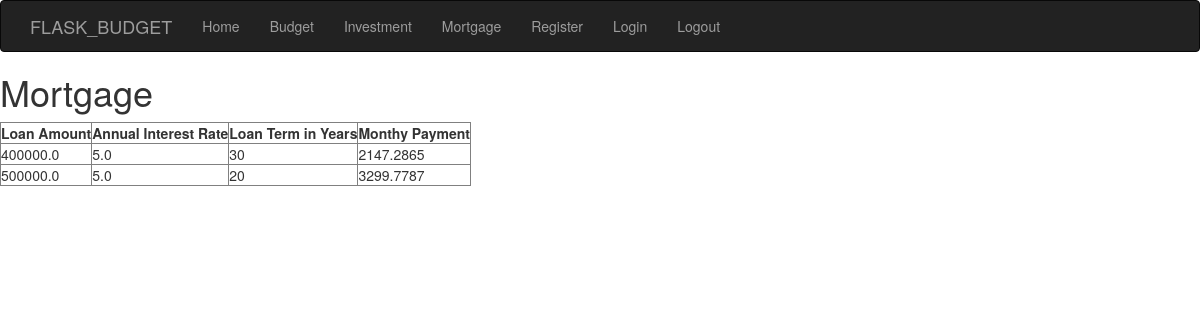
The page /mortgage on the database its author committed.
### budget.py (models this page shows)
class MortgageCalculations(db.Model):
    __tablename__ = 'mortgage'
    id = db.Column(db.Integer, primary_key=True)
    loan_amount = db.Column(db.Float, nullable=False)
    annual_interest_rate = db.Column(db.Float, default=0)
    loan_term_years = db.Column(db.Integer, nullable=False)
    monthly_payment = db.Column(db.Float, nullable=False)

### budget.py (the view)
@app.route('/mortgage')
def view_mortgage():
    mortgage_calculator = MortgageCalculations.query.all()
    return render_template('mortgage_view.html', mortgage_calculator=mortgage_calculator)

### budget.py (called while the page is built)
@app.before_request
def before_request():
    session.permanent = True  # Make the session permanent

### templates/mortgage_view.html
{% extends 'base.html' %}
{% block title %}Mortgage = My <Budget>% endblock %</Budget>
{% block content %}
    <h1>Mortgage</h1>
    <table border="1">
        <tr>
            <th>Loan Amount</th>
            <th>Annual Interest Rate</th>
            <th>Loan Term in Years</th>
            <th>Monthy Payment</th>
        </tr>
        {% for m in mortgage_calculator %}
        <tr>
            <td>{{ m.loan_amount }}</td>
            <td>{{ m.annual_interest_rate }}</td>
            <td>{{ m.loan_term_years }}</td>
            <td>{{ m.monthly_payment }}</td>
        </tr>
        {% endfor %}
    </table>
    {% endblock %}
{% endblock %}

### rows shown on the page
MortgageCalculations: loan_amount "400000.0", annual_interest_rate "5.0", loan_term_years "30", monthly_payment "2147.2865"
MortgageCalculations: loan_amount "500000.0", annual_interest_rate "5.0", loan_term_years "20", monthly_payment "3299.7787"
